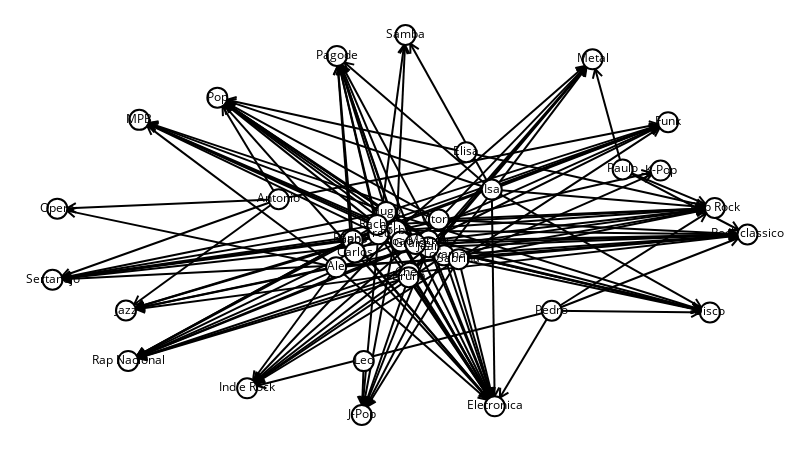

Notebook code cell kept with this figure:
### Code cell
sn.show_graph(g2, nlab=True)

### Figure 1 — Plotly figure (JSON) as saved in the notebook; plotly's stock layout.template omitted (floating-point values rounded to 4 significant figures; data arrays with more than 128 entries replaced by an {"elided": "..."} marker saying what was removed)
{"data": [{"hoverinfo": "none", "line": {"color": "rgb(0, 0, 0)", "width": 2}, "mode": "lines", "x": {"elided": "1251 float values"}, "y": {"elided": "1251 float values"}}, {"hoverinfo": "none", "marker": {"color": "rgb(255, 255, 255)", "line": {"color": "rgb(0, 0, 0)", "width": 2}, "size": 20}, "mode": "markers+text", "text": ["Samba", "Isa", "Chen", "MPB", "Rap Nacional", "Pop", "Ale", "Rapha", "Paulo", "Elisa", "Pedro", "Antonio", "Forba", "Hugo", "K-Pop", "Metal", "Vitoria", "Indie Rock", "Fred", "Funk", "Rachel", "Toyama", "Sertanejo", "Sabrina", "Eletronica", "Pop Rock", "Disco", "Gabs", "Opera", "Bruna", "Martim", "Pagode", "Rock classico", "Joao", "Jean", "Carlos", "Jazz", "J-Pop", "Leo", "Graicer"], "textfont": {"color": "rgb(0, 0, 0)"}, "textposition": "middle center", "x": [0.5079, 0.6321, 0.514, 0.1248, 0.1089, 0.2372, 0.4081, 0.4292, 0.8204, 0.5953, 0.7184, 0.3255, 0.4949, 0.4801, 0.8749, 0.777, 0.5559, 0.28, 0.4691, 0.8857, 0.4672, 0.5634, 0, 0.5844, 0.6363, 0.9529, 0.946, 0.4322, 0.00687, 0.5126, 0.541, 0.4093, 1, 0.5014, 0.541, 0.435, 0.1057, 0.445, 0.4479, 0.5221], "y": [1, 0.5932, 0.374, 0.7767, 0.1423, 0.8351, 0.3887, 0.4627, 0.6462, 0.6915, 0.2743, 0.5678, 0.4854, 0.5345, 0.6432, 0.936, 0.5142, 0.07034, 0.4755, 0.7706, 0.5003, 0.4201, 0.3559, 0.4101, 0.02291, 0.5449, 0.2699, 0.4597, 0.5431, 0.3627, 0.4592, 0.9448, 0.475, 0.4563, 0.4418, 0.4276, 0.275, 0, 0.1419, 0.4502]}], "layout": {"height": 450, "margin": {"b": 0, "l": 0, "r": 0, "t": 0}, "showlegend": false, "width": 800, "xaxis": {"showgrid": false, "showticklabels": false, "zeroline": false}, "yaxis": {"showgrid": false, "showticklabels": false, "zeroline": false}}}
